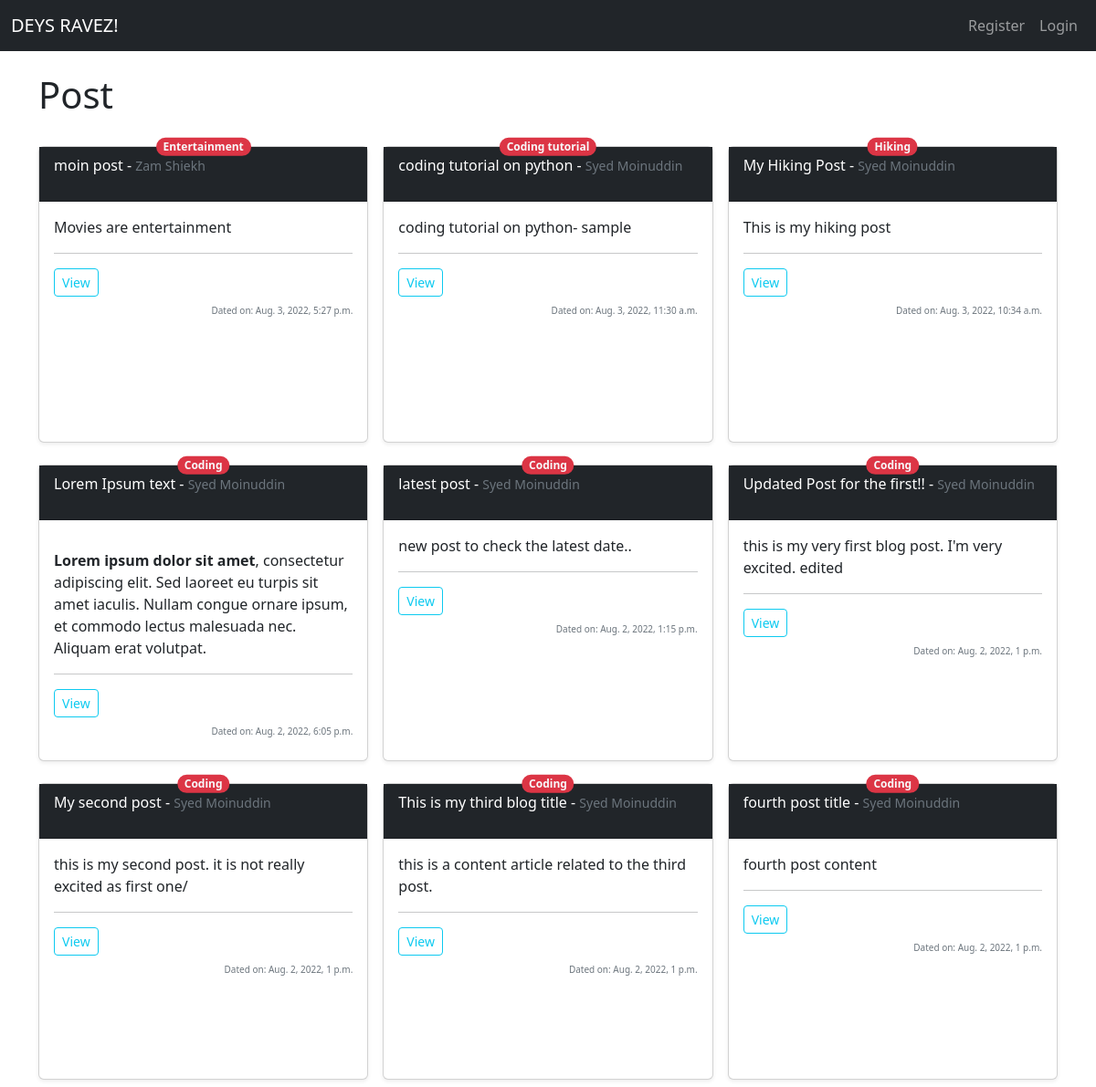
The app's page /, older data.
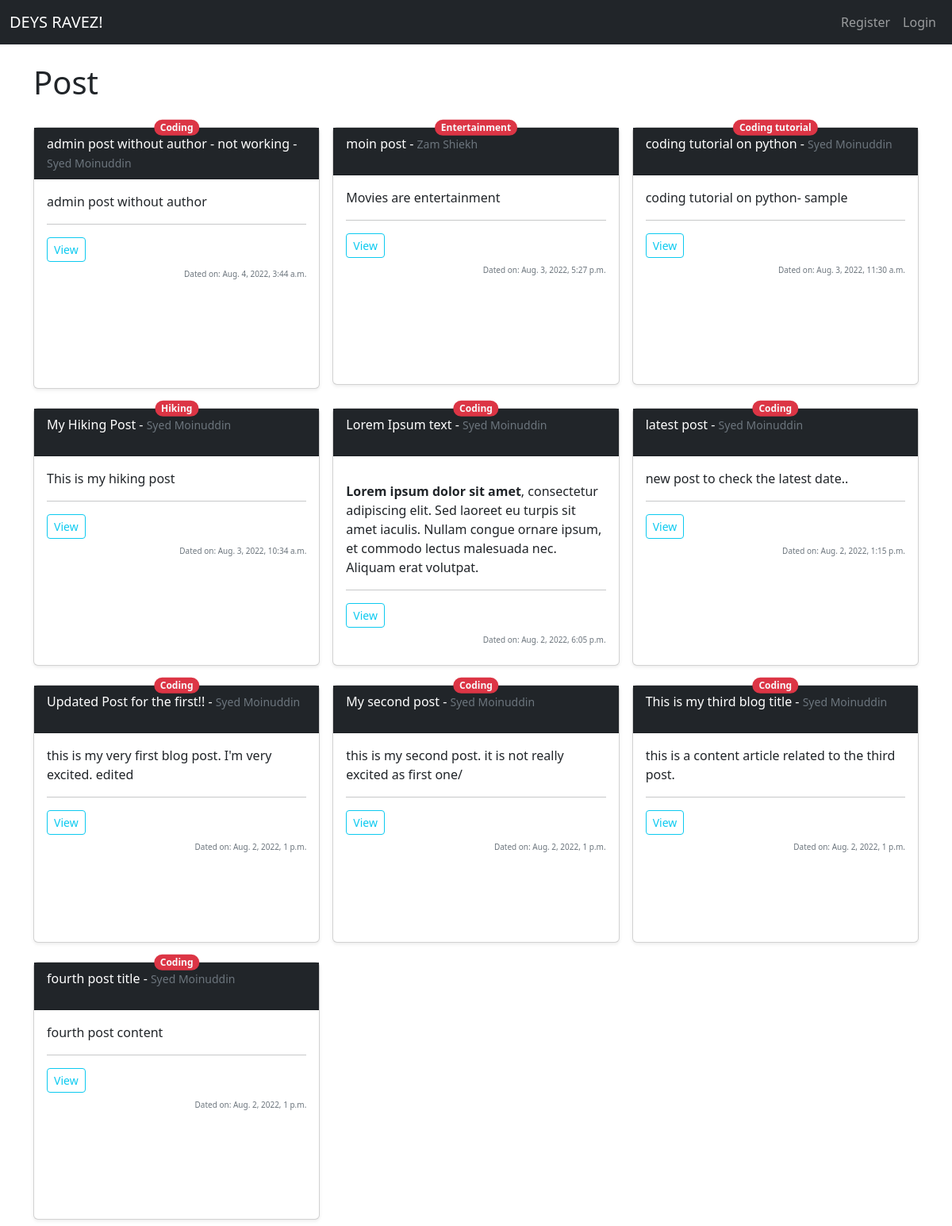
The same page, newer data.
### zblog/models.py (models this page shows, shortened)
class Post(models.Model):
    title = models.CharField(max_length=600)
    title_tag = models.CharField(max_length=600) #,default="DEYS RAVEZ!"
    author = models.ForeignKey(User, on_delete=models.CASCADE)
    body=models.TextField()
    updated_date = models.DateTimeField(auto_now_add=True)
    category = models.CharField(max_length=255, default='coding')
    likes = models.ManyToManyField(User, related_name='blog_posts')

### zblog/views.py (the view)
# urls.py: path('', views.HomeView.as_view(), name="home"),
class HomeView(ListView):
    model = Post
    template_name = 'home.html'
    ordering = ['-updated_date']
    def get_context_data(self, *args, **kwargs):
        cat_menu=Category.objects.all()
        context = super(HomeView, self).get_context_data(*args, **kwargs)
        context["cat_menu"]=cat_menu
        return context

### zblog/templates/home.html (shortened to what this page needs)
{% extends 'base.html' %}
{% block content %}
<h1>Post</h1>
<br>
<div class="row row-cols-1 row-cols-sm-2 row-cols-md-3 g-3">
    {% for post in object_list %}
    <div class="col mb-2">
        <div class="card shadow-sm position-relative" >
            <span class="position-absolute top-0 start-50 translate-middle badge rounded-pill bg-danger">
                <a class="text-decoration-none text-light" href="{% url 'category' post.category|slugify %}">{{post.category|capfirst }}</a>
              </span>
            <div class="card-header bg-dark text-white" style="min-height: 60px;">
                {{post.title}} - <small class="mb-1 text-muted">{{post.author.first_name}}
                    {{post.author.last_name}}</small>
            </div>
            <div class="card-body" style="min-height: 263px;">
                <p class="card-text">{{post.body | slice:":200" | safe }}</p>
                <hr>
                <div class="d-flex justify-content-between align-items-center">
                    <div class="btn-group">
                        <a href="{% url 'detail' post.pk %}" class="btn btn-sm btn-outline-info">View</a>
                    </div>
                </div>
                <small class="text-muted my-2" style="font-size:x-small;float: right;">Dated on: {{post.updated_date}}</small>
            </div>
        </div>
    </div>
    {% endfor %}
</div>
{% endblock %}

Row changes from the older to the newer data that the page shows:
added Post: category "Coding", title "admin post without author - not working", author.first_name "Syed", author.last_name "Moinuddin", body "admin post without author", updated_date "Aug. 4, 2022, 3:44 a.m."
